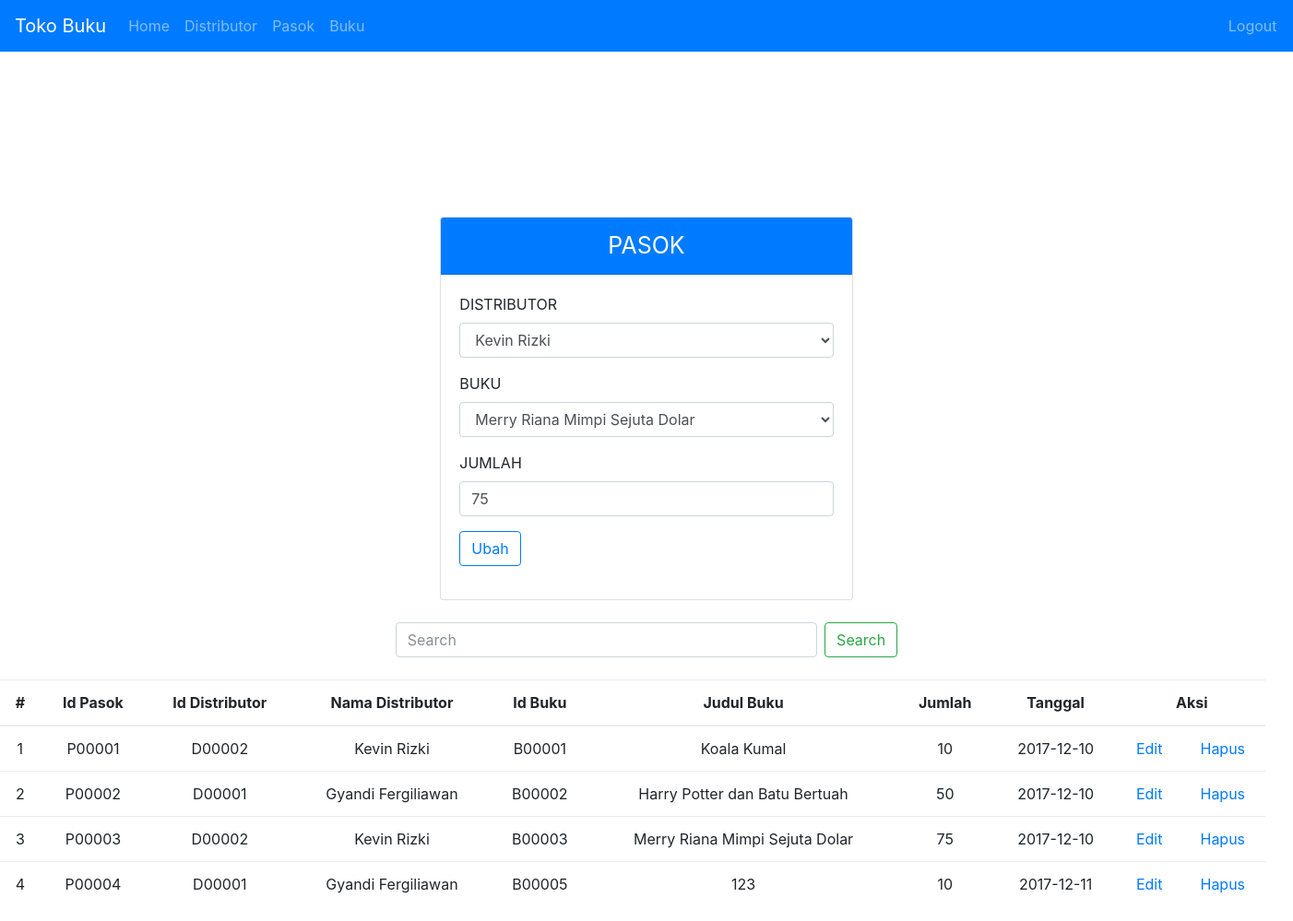
Page /admin/menu.php?menu=pasok&edit&id=P00003 (signed in) on the committed database.
### tables this page shows
CREATE TABLE IF NOT EXISTS `distributor` (
  `id_distributor` varchar(20) NOT NULL,
  `nama_distributor` varchar(100) NOT NULL,
  `alamat` varchar(225) NOT NULL,
  `telepon` int(11) NOT NULL
);

CREATE TABLE IF NOT EXISTS `buku` (
  `id_buku` varchar(20) NOT NULL,
  `judul` varchar(100) NOT NULL,
  `noisbn` varchar(20) NOT NULL,
  `penulis` varchar(100) NOT NULL,
  `penerbit` varchar(100) NOT NULL,
  `tahun` varchar(10) NOT NULL,
  `stok` int(11) NOT NULL,
  `harga_pokok` varchar(50) NOT NULL,
  `harga_jual` varchar(50) NOT NULL,
  `ppn` varchar(10) NOT NULL,
  `diskon` varchar(10) NOT NULL,
  `foto` varchar(50) NOT NULL
);

CREATE TABLE IF NOT EXISTS `pasok` (
  `id_pasok` varchar(20) NOT NULL,
  `id_distributor` varchar(20) NOT NULL,
  `id_buku` varchar(20) NOT NULL,
  `jumlah` int(11) NOT NULL,
  `tanggal` date NOT NULL
);

### lib/library.php (called while the page is built, shortened)
<?php
	class lib{
		function __construct() {
			$this->koneksi = mysqli_connect('localhost', 'root', '','db_toko_buku');
		}
		function tampil($table, $id) {
			$sql = "SELECT * FROM $table ORDER BY $id ASC";
			$tampil = mysqli_query($this->koneksi,$sql);
			while ($data = mysqli_fetch_array($tampil))
				$isi[] = $data;
			return $isi;
		}
		function edit($table, $where){
			$sql = "SELECT * FROM $table WHERE $where";
			$jalan = mysqli_fetch_array(mysqli_query($this->koneksi,$sql));
			return $jalan;
		}
	}
 ?>

### admin/pasok.php (the view, shortened to what this page needs)
<?php
	$table = 'pasok';
	$where = "id_pasok = '$_GET[id]'";
	$wheree = "id_pasok LIKE '%$_POST[text_cari]%' OR id_distributor LIKE '%$_POST[text_cari]%' OR nama_distributor LIKE '%$_POST[text_cari]%' OR id_buku LIKE '%$_POST[text_cari]%' OR judul LIKE '%$_POST[text_cari]%' OR tanggal LIKE '%$_POST[text_cari]%'";
	$id = "id_pasok";
	$data = "pasok.id_pasok, pasok.id_distributor, distributor.nama_distributor, pasok.id_buku, buku.judul, pasok.jumlah, pasok.tanggal";
	if (isset($_GET['edit'])) {
		@$edit = $perintah->edit($table, $where);
	}
 ?>
<!DOCTYPE html>
<html lang="en">
<head>
	<link rel="stylesheet" href="css/bootstrap.min.css">
</head>
<body>
	<form method="post">
		<div class="row justify-content-md-center text-uppercase">
		<div class="col-md-4 align-items-center">
			<div class="card" style="margin-top: 40%;">
				<div class="card-header badge-primary">
					<i></i><center style="font-size: 25px">PASOK</center>
				</div>
				<div class="card-body">
					<div class="form-group">
						<label>Distributor</label>
						<select name="id_distributor" class="form-control">
							<?php
								 $dit = $perintah->edit("distributor", "id_distributor = '$edit[id_distributor]'");
							 ?>
							<option value="<?php echo $edit['id_distributor'] ?>"><?php echo $dit['nama_distributor'] ?></option>
								<?php
									$dist = $perintah->tampil("distributor", "id_distributor");
								?>
						</select>
					</div>
					<div class="form-group">
						<label>Buku</label>
						<select name="id_buku" class="form-control">
							<?php
								 $dit2 = $perintah->edit("buku", "id_buku = '$edit[id_buku]'");
							 ?>
							<option value="<?php echo $edit['id_buku'] ?>"><?php echo $dit2['judul'] ?></option>
								<?php
									$dist2 = $perintah->tampil("buku", "id_buku");
								?>
						</select>
					</div>
					<div class="form-group">
						<label>Jumlah</label>
						<input type="number" class="form-control" name="jumlah" value="<?php echo $edit['jumlah'] ?>">
					</div>
					<div class="form-group">
						<?php
							if ($_GET['id'] == "") {
						 ?>
						<button class="btn btn-outline-primary" name="simpan">Simpan</button>
						<?php
							} else {
						 ?>
						 <button class="btn btn-outline-primary" name="ubah">Ubah</button>
						 <?php } ?>
					</div>
				</div>
			</div>
		</div>
		</div>
	</form>
	<br />
	<form method="post">
	<div class="form-inline col-md-12 justify-content-center">
		<input class="form-control col-md-4 mr-sm-2" type="search" placeholder="Search" name="text_cari" aria-label="Search">
     	<button class="btn btn-outline-success my-2 my-sm-0" name="cari" type="submit">Search</button>
	</div>
	</form>
	<br />
	<div class="row col-md-12" align="center">
		<table  class="table table-hover">
			<thead>
				<tr>
					<th scope="col" class="text-center">#</th>
					<th scope="col" class="text-center">Id Pasok</th>
					<th scope="col" class="text-center">Id Distributor</th>
					<th scope="col" class="text-center">Nama Distributor</th>
					<th scope="col" class="text-center">Id Buku</th>
					<th scope="col" class="text-center">Judul Buku</th>
					<th scope="col" class="text-center">Jumlah</th>
					<th scope="col" class="text-center">Tanggal</th>
					<th scope="col" colspan="2" class="text-center">Aksi</th>
				</tr>
			</thead>
			<tbody>
				<?php
					$no = 0;
					if(isset($_POST['cari'])) {
					$data = $perintah->cari("query_pasok", $wheree);
					}else{
					$data = $perintah->tampil("query_pasok", $id);
					}
					if ($data == "") {
						echo "<tr><td align='center' colspan='5'>Tidak ada data</td></tr>";
					} else {
						foreach ($data as $isi) {
							$no++
				 ?>
				<tr>
					<td class="text-center"><?php echo $no; ?></td>
					<td class="text-center"><?php echo $isi['id_pasok'] ?></td>
					<td class="text-center"><?php echo $isi['id_distributor'] ?></td>
					<td class="text-center"><?php echo $isi['nama_distributor'] ?></td>
					<td class="text-center"><?php echo $isi['id_buku'] ?></td>
					<td class="text-center"><?php echo $isi['judul'] ?></td>
					<td class="text-center"><?php echo $isi['jumlah'] ?></td>
					<td class="text-center"><?php echo $isi['tanggal'] ?></td>
					<td class="text-center"><a href="?menu=pasok&edit&id=<?php echo $isi['id_pasok'] ?>">Edit</a></td>
					<td class="text-center"><a href="?menu=pasok&hapus&id=<?php echo $isi['id_pasok'] ?>">Hapus</a></td>
				</tr>
				<?php
					}
				}
				 ?>
			</tbody>
		</table>
	</div>
</body>
</html>

### rows in the picture
distributor: id_distributor "Kevin Rizki"
buku: id_buku "Merry Riana Mimpi Sejuta Dolar"
pasok: jumlah "75"

### other values in the picture
$isi['id_pasok'] "P00001"
$isi['id_distributor'] "D00002"
$isi['nama_distributor'] "Kevin Rizki"
$isi['id_buku'] "B00001"
$isi['judul'] "Koala Kumal"
$isi['jumlah'] "10"
$isi['tanggal'] "2017-12-10"
$isi['id_pasok'] "P00002"
$isi['id_distributor'] "D00001"
$isi['nama_distributor'] "Gyandi Fergiliawan"
$isi['id_buku'] "B00002"
$isi['judul'] "Harry Potter dan Batu Bertuah"
$isi['jumlah'] "50"
$isi['id_pasok'] "P00003"
$isi['id_buku'] "B00003"
